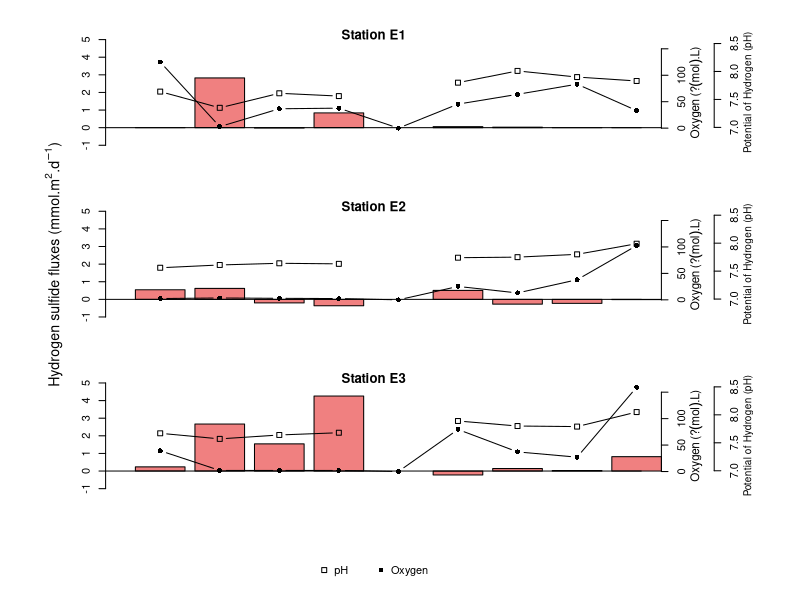

Here is the R script that generated this plot:
#=============================================================================#
# Name   : barplot_lines_start_in_0
# Author : Jorge Flores
# Date   :
# Version:
# Aim    : Barplot and lines adjusting the 'X' axis to zero
# URL    :
#=============================================================================#

# Don't change anything after here, unless you know what you're doing

#------------------------ DATA ------------------------#
var1 <- c(0, 2.82493852, -0.02076835, 0.83912966, NA, 0.05669618, 0.02861925, 0, -0.00042158)
var2 <- c(7.64, 7.35, 7.61, 7.56, NA, 7.80, 8.01, 7.90, 7.83)
var3 <- c(124.991823, 2.892884, 36.625901, 37.786817, 0, 45.411959, 63.950239, 83.151453, 33.148390)

var4 <- c(0.54516805, 0.62119610, -0.20161996, -0.36348088, NA, 0.50766168, -0.27168943, -0.22786131, -0.01433372)
var5 <- c(7.56, 7.61, 7.64, 7.63, NA, 7.74, 7.75, 7.80, 7.99)
var6 <- c(2.437640, 3.506266, 2.853195, 2.384335, 0, 25.314684, 13.031470, 38.002073, 102.542321) 

var7 <- c(0.23627238, 2.66926883, 1.54251206, 4.25840338, NA, -0.22304255, 0.14335418, 0.02771696, 0.81652486)
var8 <- c(7.67, 7.57, 7.64, 7.68, NA, 7.89, 7.80, 7.79, 8.05)
var9 <- c(39.267284, 2.040037, 1.993319, 2.022820, 0, 79.523003, 37.067710, 27.111731, 159.389316)



## ## Graph (blank) basis to obtain the coordinates that were used for the rest of the plots ## ##
bar <- barplot(1:length(var1), plot=F) # para extraer coordenadas

#------------------------ PLOT ------------------------#

pngfile <- paste0('barplot_lines_start_in_0.png')
png(pngfile,width=2.5,height = 3.7,units = 'in',res=400,pointsize = 6)

#--------- Start  Layout of figure: Distribution and margins ---------#
m <- matrix(c(1,1,2,2,3,3,4,4),nrow=4,ncol=2,byrow=T)
m <- layout(mat=m,heights = c(0.3,0.3,0.3,0.1))
par(oma=c(0.1,4,2,8),mar=c(4,4,1,4))
#--------- End of Layout of figure: Distribution and margins ---------#

#----------- ----------- -----------plot1 ----------- ----------- -----------#
graf <- barplot(var1, axes=T, ylim=c(-1,5), col='lightcoral',xlim = c(0,round(max(bar),0)))
abline(h=0,col='black')
title (main ='Station E1', line = -0)

#----- line 1 -----#
par(new=T)
plot(bar, var2, axes=F, ylim=c(6.75,8.5), xlab='', ylab='', type='c', main='',lwd=1 , xlim = c(0,round(max(bar),0)), col='black')
axis(4, ylim=c(0,8.5),lwd=1,line=5.5)
points(bar, var2,pch=0,cex=1)
mtext(4,text='Potential of Hydrogen (pH)',line=7.5, cex=0.6)

#----- line 2 -----#
par(new=T)
plot(bar, var3, axes=F, ylim=c(-25,160), xlab='', ylab='', type='c',lwd=1 ,xlim = c(0,round(max(bar),0)), col='black')
axis(4,lwd=1,line=1.5, col='black',col.axis='black')
points(bar, var3,pch=16,cex=1,col='black')
mtext(4,text=expression(Oxygen~paste('(',?mol,.L,')')),line=3.8, cex=0.7)

#----------- ----------- -----------plot2 ----------- ----------- -----------#
graf <- barplot(var4, axes=T, ylim=c(-1,5), col='lightcoral',xlim = c(0,round(max(bar),0)))
abline(h=0,col='black')
title (main ='Station E2', line = -0)
mtext(2,line=3, cex=0.85, text=expression(Hydrogen~sulfide~fluxes~paste('(',mmol.m^2,.d^-1,')')))

#----- line 1 -----#
par(new=T)
plot(bar, var5, axes=F, ylim=c(6.75,8.5), xlab='', ylab='', type='c', main='',lwd=1 , xlim = c(0,round(max(bar),0)), col='black')
axis(4, ylim=c(0,8.5),lwd=1,line=5.5)
points(bar, var5,pch=0,cex=1)
mtext(4,text='Potential of Hydrogen (pH)',line=7.5, cex=0.6)

#----- line 2 -----#
par(new=T)
plot(bar, var6, axes=F, ylim=c(-25,160), xlab='', ylab='', type='c',lwd=1 ,xlim = c(0,round(max(bar),0)), col='black')
axis(4,lwd=1,line=1.5, col='black',col.axis='black')
points(bar, var6,pch=16,cex=1,col='black')
mtext(4,text=expression(Oxygen~paste('(',?mol,.L,')')),line=3.8, cex=0.7)

#----------- ----------- -----------plot3 ----------- ----------- -----------#
graf <- barplot(var7, axes=T, ylim=c(-1,5), col='lightcoral',xlim = c(0,round(max(bar),0)))
abline(h=0,col='black')
title (main ='Station E3', line = -0)

#----- line 1 -----#
par(new=T)
plot(bar, var8, axes=F, ylim=c(6.75,8.5), xlab='', ylab='', type='c', main='',lwd=1 , xlim = c(0,round(max(bar),0)), col='black')
axis(4, ylim=c(0,8.5),lwd=1,line=5.5)
points(bar, var8,pch=0,cex=1)
mtext(4,text='Potential of Hydrogen (pH)',line=7.5, cex=0.6)

#----- line 2 -----#
par(new=T)
plot(bar, var9, axes=F, ylim=c(-25,160), xlab='', ylab='', type='c',lwd=1 ,xlim = c(0,round(max(bar),0)), col='black')
axis(4,lwd=1,line=1.5, col='black',col.axis='black')
points(bar, var9,pch=16,cex=1,col='black')
mtext(4,text=expression(Oxygen~paste('(',?mol,.L,')')),line=3.8, cex=0.7)

#--------- --------- artifice for legend --------- ---------#
par(mai=c(0,0,0,0))
plot.new()
legend(x='center',legend = c('pH','Oxygen'),horiz = T, pch=c(0,16),col=c('black','black'),bty = 'n')
dev.off()
#=============================================================================#
# END OF PROGRAM
#=============================================================================#